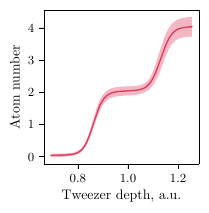

Write Python code to recreate this figure.
import numpy as np
from scipy.optimize import curve_fit
import matplotlib.pyplot as plt
plt.style.use('thesis.mplstyle')
from colors import red, blue

fig, ax = plt.subplots(1, 1, figsize=(2,2))
data = np.load("../data/step-plot/data.npz")
df, x = data['df'], data['spill_powers']

df_mean = df[:, ::3]
df_std = df[:, 1::3]
df_counts = df[:, 2::3]
df_sem = df_std / df_counts**0.5


def sigmoid(x, a, sigma, x0, offset):
    return a / (1 + np.exp(-(x - x0) / sigma)) + offset

def sigmoid2(x, a, sigma, x01, x02, offset):
    return a / (1 + np.exp(-(x - x01) / sigma)) + a / (1 + np.exp(-(x - x02) / sigma)) + offset


x0 = 0.462
y0 = 28.57 / 2
y_min = 7.8


x /= x0
x_fit = np.linspace(0.32/x0, 0.58/x0, 400)


popts = []
pcovs = []
y_fits = []
for j in range(16):
	y, y_err = df_mean[:, j]/y0, df_sem[:, j]/y0
	y -= y_min/y0
	popt, pcov = curve_fit(sigmoid2, x, y, p0=[2, 0.02, 0.86, 1.13, 0], sigma=y_err)
	popts.append(popt)
	pcovs.append(pcov)
	y_fit = sigmoid2(x_fit, *popt)
	y_fits.append(y_fit)
popts = np.array(popts)
y_fits = np.array(y_fits)


ax.fill_between(x_fit,  y_fits.mean(axis=0)-y_fits.std(axis=0), y_fits.mean(axis=0)+y_fits.std(axis=0), color=red, alpha=0.3, edgecolor='none')
ax.plot(x_fit, y_fits.mean(axis=0), color=red, alpha=0.75, linewidth=1)


# ax.axvline(x=0.95)
# ax.axvline(x=1.05)

# ax.axvline(x=popts[:, 2].mean()-0.05, color=(0.5, 0.5, 0.5), linewidth=1)
# ax.axvline(x=popts[:, 2].mean()+0.05, color=(0.5, 0.5, 0.5), linewidth=1)

ax.set_xlabel("Tweezer depth, a.u.")
ax.set_ylabel("Atom number")

# print(f"{ax.get_xlim() = }") # (0.6645021645021645, 1.2835497835497836)
# print(f"{ax.get_ylim() = }") # (-0.2272933773873748, 4.55798784806102)

plt.savefig("step-plot.pdf", bbox_inches='tight')
plt.close()
